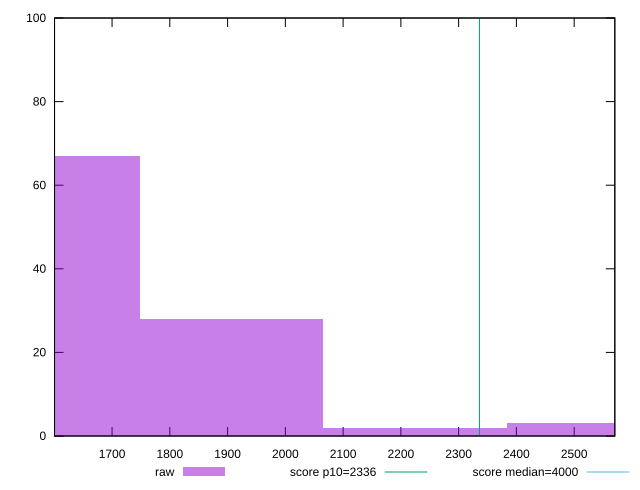

This figure's gnuplot source:
reset

$raw <<EOF
2541.86859154196 3
1906.40144365647 28
1588.667869713725 67
2224.135017599215 2
EOF

set key outside below
set boxwidth 317.733573942745
set xrange [1600.4009999999998:2570.3999999999996]
set yrange [0:100]
set trange [0:100]
set style fill transparent solid 0.5 noborder

set parametric
set terminal svg size 640, 490 enhanced background rgb 'white'
set output "report_00015_2021-02-09T16-11-33.973Z/first-contentful-paint/samples/pages+cached+noadtech+nomedia+nocss/raw/histogram.svg"

plot $raw title "raw" with boxes, \
     2336,t title "score p10=2336", \
     4000,t title "score median=4000"

reset
